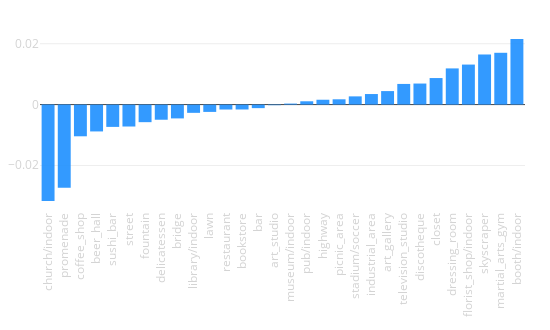

The code cell stored with this chart in its notebook:
### Code cell
tags_delta(city_data, opposite_city_data)

### Figure 1 — Plotly figure (JSON) as saved in the notebook; plotly's stock layout.template omitted (floating-point values rounded to 4 significant figures)
{"data": [{"marker": {"color": "dodgerblue"}, "opacity": 0.9, "type": "bar", "uid": "8103412c-4a60-11e9-9551-3c15c2cf2370", "x": ["church/indoor", "promenade", "coffee_shop", "beer_hall", "sushi_bar", "street", "fountain", "delicatessen", "bridge", "library/indoor", "lawn", "restaurant", "bookstore", "bar", "art_studio", "museum/indoor", "pub/indoor", "highway", "picnic_area", "stadium/soccer", "industrial_area", "art_gallery", "television_studio", "discotheque", "closet", "dressing_room", "florist_shop/indoor", "skyscraper", "martial_arts_gym", "booth/indoor"], "y": [-0.03168, -0.02736, -0.01042, -0.008822, -0.007333, -0.007207, -0.005778, -0.004979, -0.004541, -0.002714, -0.00241, -0.001621, -0.001606, -0.001167, -0.0002054, 0.0003264, 0.001087, 0.001591, 0.001739, 0.002699, 0.003469, 0.004437, 0.006786, 0.006917, 0.008719, 0.01189, 0.01315, 0.01646, 0.01702, 0.02155]}], "layout": {"height": 330, "margin": {"b": 120, "l": 40, "r": 25, "t": 30}, "showlegend": false, "width": 550, "xaxis": {"tickangle": -90, "tickfont": {"color": "lightgrey", "size": 11.5}}, "xaxis2": {"tickangle": -90, "tickfont": {"color": "lightgrey", "size": 11.5}}, "yaxis": {"tickfont": {"color": "lightgrey", "size": 11.5}}, "yaxis2": {"tickfont": {"color": "lightgrey", "size": 11.5}}}}
